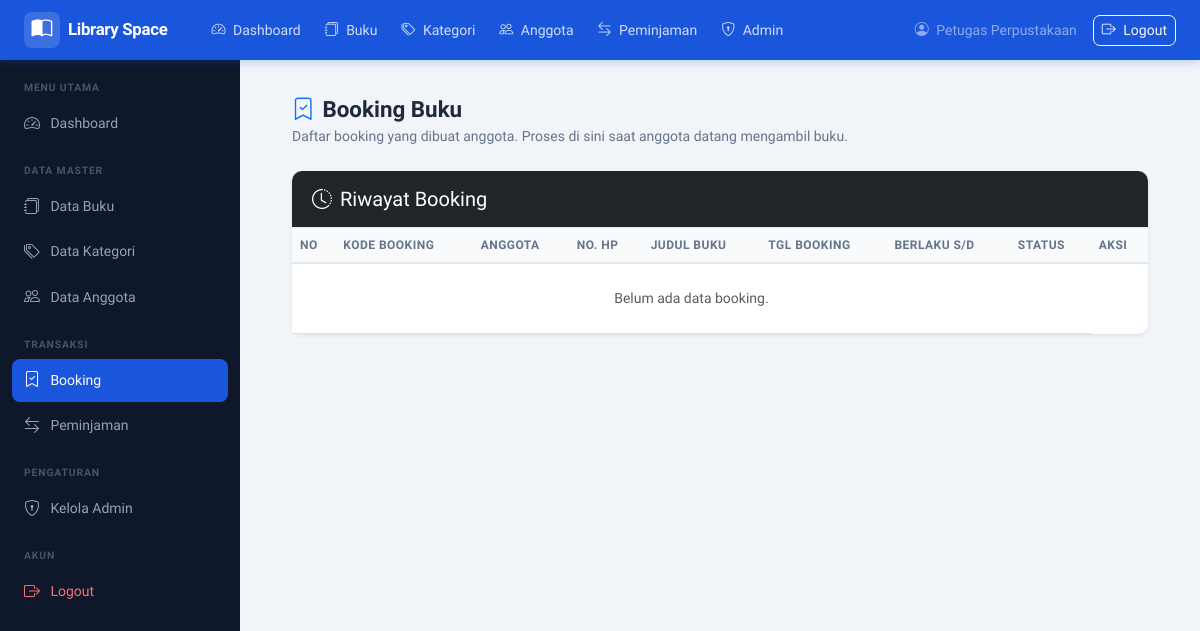
Page /pages/booking/index.php (signed in) on the earlier database version.
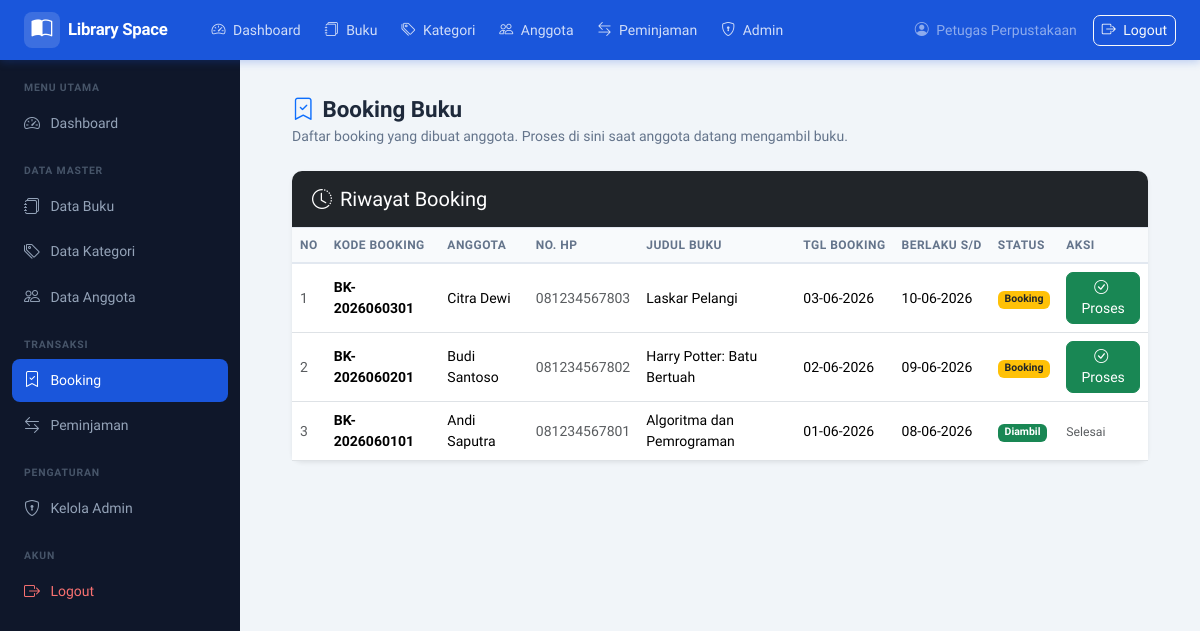
Same page on the later database version.
### tables this page shows
CREATE TABLE booking (
  id_booking       INT AUTO_INCREMENT PRIMARY KEY,
  kode_booking     VARCHAR(30) NOT NULL UNIQUE,
  id_anggota       INT         NOT NULL,
  id_buku          INT         NOT NULL,
  tanggal_booking  DATE        NOT NULL,
  tanggal_expired  DATE        NOT NULL,
  status           ENUM('Booking','Diambil','Dibatalkan') NOT NULL DEFAULT 'Booking',
  created_at       TIMESTAMP DEFAULT CURRENT_TIMESTAMP,
  CONSTRAINT fk_booking_anggota FOREIGN KEY (id_anggota)
    REFERENCES anggota(id_anggota)
    ON UPDATE CASCADE ON DELETE RESTRICT,
  CONSTRAINT fk_booking_buku FOREIGN KEY (id_buku)
    REFERENCES buku(id_buku)
    ON UPDATE CASCADE ON DELETE RESTRICT
);

CREATE TABLE anggota (
  id_anggota INT AUTO_INCREMENT PRIMARY KEY,
  nama       VARCHAR(100) NOT NULL,
  alamat     TEXT         NOT NULL,
  no_hp      VARCHAR(20)  NOT NULL UNIQUE,
  created_at TIMESTAMP DEFAULT CURRENT_TIMESTAMP
);

CREATE TABLE buku (
  id_buku     INT AUTO_INCREMENT PRIMARY KEY,
  judul       VARCHAR(200) NOT NULL,
  penulis     VARCHAR(100) NOT NULL,
  penerbit    VARCHAR(100) NOT NULL,
  tahun       YEAR         NOT NULL,
  stok        INT          NOT NULL DEFAULT 0,
  cover       VARCHAR(255) DEFAULT NULL,
  id_kategori INT          NOT NULL,
  created_at  TIMESTAMP DEFAULT CURRENT_TIMESTAMP,
  CONSTRAINT fk_buku_kategori FOREIGN KEY (id_kategori)
    REFERENCES kategori(id_kategori)
    ON UPDATE CASCADE ON DELETE RESTRICT
);

### pages/booking/index.php (the view, shortened to what this page needs)
<?php
require_once __DIR__ . '/../../config/koneksi.php';
$riwayat = mysqli_query($koneksi,
    "SELECT b.*, a.nama AS nama_anggota, a.no_hp, bk.judul AS judul_buku
     FROM booking b
     LEFT JOIN anggota a  ON b.id_anggota = a.id_anggota
     LEFT JOIN buku bk    ON b.id_buku    = bk.id_buku
     ORDER BY b.id_booking DESC LIMIT 20");
require_once __DIR__ . '/../../includes/header.php';
?>
<div class="d-flex">
  <?php require_once __DIR__ . '/../../includes/sidebar.php'; ?>
  <div class="main-wrapper flex-grow-1">
    <?php require_once __DIR__ . '/../../includes/navbar.php'; ?>
    <div class="pt-2 px-4">
      <div class="page-header mb-4">
        <h1><i class="bi bi-bookmark-check me-2 text-primary"></i>Booking Buku</h1>
        <p>Daftar booking yang dibuat anggota. Proses di sini saat anggota datang mengambil buku.</p>
      </div>
      <div class="card shadow-sm border-0">
        <div class="card-header bg-dark text-white">
          <h5 class="card-title mb-0"><i class="bi bi-clock-history me-2"></i>Riwayat Booking</h5>
        </div>
        <div class="card-body table-responsive p-0">
          <table class="table table-hover align-middle mb-0">
            <thead class="table-light">
              <tr>
                <th>No</th>
                <th>Kode Booking</th>
                <th>Anggota</th>
                <th>No. HP</th>
                <th>Judul Buku</th>
                <th>Tgl Booking</th>
                <th>Berlaku s/d</th>
                <th>Status</th>
                <th>Aksi</th>
              </tr>
            </thead>
            <tbody>
              <?php
              $no = 1;
              if ($riwayat && mysqli_num_rows($riwayat) > 0):
                while ($row = mysqli_fetch_assoc($riwayat)):
              ?>
              <tr>
                <td class="text-muted"><?= $no++ ?></td>
                <td><strong><?= htmlspecialchars($row['kode_booking']) ?></strong></td>
                <td><?= htmlspecialchars($row['nama_anggota']) ?></td>
                <td class="text-muted"><?= htmlspecialchars($row['no_hp']) ?></td>
                <td><?= htmlspecialchars($row['judul_buku']) ?></td>
                <td><?= date('d-m-Y', strtotime($row['tanggal_booking'])) ?></td>
                <td><?= date('d-m-Y', strtotime($row['tanggal_expired'])) ?></td>
                <td>
                  <?php
                  $badge = match($row['status']) {
                    'Booking'  => 'bg-warning text-dark',
                    'Diambil'  => 'bg-success',
                    'Batal'    => 'bg-danger',
                    default    => 'bg-secondary'
                  };
                  ?>
                  <span class="badge <?= $badge ?>"><?= $row['status'] ?></span>
                </td>
                <td>
                  <?php if ($row['status'] === 'Booking'): ?>
                    <button class="btn btn-sm btn-success"
                            onclick="konfirmasiProses('<?= $row['id_booking'] ?>', '<?= htmlspecialchars($row['kode_booking']) ?>', '<?= htmlspecialchars($row['nama_anggota']) ?>', '<?= htmlspecialchars($row['judul_buku']) ?>')">
                      <i class="bi bi-check-circle me-1"></i> Proses
                    </button>
                  <?php elseif ($row['status'] === 'Batal'): ?>
                    <span class="text-muted small">—</span>
                  <?php else: ?>
                    <span class="text-muted small">Selesai</span>
                  <?php endif; ?>
                </td>
              </tr>
              <?php
                endwhile;
              else:
              ?>
                <tr><td colspan="8" class="text-center text-muted py-4">Belum ada data booking.</td></tr>
              <?php endif; ?>
            </tbody>
          </table>
        </div>
      </div>
    </div>
  </div>
</div>
<?php require_once __DIR__ . '/../../includes/footer.php'; ?>

### includes/header.php (shortened to what this page needs)
<!DOCTYPE html>
<html lang="id">
<head>
  <link rel="stylesheet" href="https://cdn.jsdelivr.net/npm/bootstrap@5.3.2/dist/css/bootstrap.min.css">
  <link rel="stylesheet" href="https://cdn.jsdelivr.net/npm/bootstrap-icons@1.11.3/font/bootstrap-icons.min.css">
  <link rel="stylesheet" href="/web-perpustakaan/assets/css/style.css">
</head>
<body>

### includes/sidebar.php
<?php
$current = $_SERVER['REQUEST_URI'];
?>
<aside class="sidebar" id="sidebar">
  <nav class="sidebar-nav">
    <div class="sidebar-section-label">MENU UTAMA</div>
    <a href="/web-perpustakaan/pages/dashboard/"
      class="sidebar-link <?= strpos($current, '/dashboard') !== false ? 'active' : '' ?>">
      <i class="bi bi-speedometer2"></i>
      <span>Dashboard</span>
    </a>
    <div class="sidebar-section-label mt-3">DATA MASTER</div>
    <a href="/web-perpustakaan/pages/buku/"
      class="sidebar-link <?= strpos($current, '/buku') !== false ? 'active' : '' ?>">
      <i class="bi bi-journals"></i>
      <span>Data Buku</span>
    </a>
    <a href="/web-perpustakaan/pages/kategori/"
   class="sidebar-link <?= strpos($current, '/kategori') !== false ? 'active' : '' ?>">
  <i class="bi bi-tags"></i>
  <span>Data Kategori</span>
</a>
    <a href="/web-perpustakaan/pages/anggota/"
      class="sidebar-link <?= strpos($current, '/anggota') !== false ? 'active' : '' ?>">
      <i class="bi bi-people"></i>
      <span>Data Anggota</span>
    </a>
    <div class="sidebar-section-label mt-3">TRANSAKSI</div>
    <a href="/web-perpustakaan/pages/booking/"
      class="sidebar-link <?= strpos($current, '/booking') !== false ? 'active' : '' ?>">
      <i class="bi bi-bookmark-check"></i>
      <span>Booking</span>
    </a>
    <a href="/web-perpustakaan/pages/peminjaman/"
      class="sidebar-link <?= strpos($current, '/peminjaman') !== false ? 'active' : '' ?>">
      <i class="bi bi-arrow-left-right"></i>
      <span>Peminjaman</span>
    </a>
    <div class="sidebar-section-label mt-3">PENGATURAN</div>
    <a href="/web-perpustakaan/pages/admin/"
      class="sidebar-link <?= strpos($current, '/admin') !== false ? 'active' : '' ?>">
      <i class="bi bi-shield-lock"></i>
      <span>Kelola Admin</span>
    </a>
    <div class="sidebar-section-label mt-3">AKUN</div>
    <a href="/web-perpustakaan/logout.php" class="sidebar-link text-danger-soft">
      <i class="bi bi-box-arrow-right"></i>
      <span>Logout</span>
    </a>
  </nav>
</aside>

### includes/navbar.php (shortened to what this page needs)
<nav class="navbar navbar-expand-lg navbar-dark" id="mainNavbar">
  <div class="container-fluid px-4">
    <a class="navbar-brand d-flex align-items-center gap-2" href="/web-perpustakaan/pages/dashboard/">
      <span class="brand-icon"><i class="bi bi-book-half"></i></span>
      <span class="brand-name">Library Space</span>
    </a>
    <div class="collapse navbar-collapse" id="navMenu">
      <ul class="navbar-nav me-auto mb-2 mb-lg-0 ms-3">
        <li class="nav-item">
          <a class="nav-link <?= (strpos($_SERVER['REQUEST_URI'], '/dashboard') !== false) ? 'active' : '' ?>"
             href="/web-perpustakaan/pages/dashboard/">
            <i class="bi bi-speedometer2 me-1"></i> Dashboard
          </a>
        </li>
        <li class="nav-item">
          <a class="nav-link <?= (strpos($_SERVER['REQUEST_URI'], '/buku') !== false) ? 'active' : '' ?>"
             href="/web-perpustakaan/pages/buku/">
            <i class="bi bi-journals me-1"></i> Buku
          </a>
        </li>
        <li class="nav-item">
  <a class="nav-link <?= (strpos($_SERVER['REQUEST_URI'], '/kategori') !== false) ? 'active' : '' ?>"
     href="/web-perpustakaan/pages/kategori/">
    <i class="bi bi-tags me-1"></i> Kategori
  </a>
</li>
        <li class="nav-item">
          <a class="nav-link <?= (strpos($_SERVER['REQUEST_URI'], '/anggota') !== false) ? 'active' : '' ?>"
             href="/web-perpustakaan/pages/anggota/">
            <i class="bi bi-people me-1"></i> Anggota
          </a>
        </li>
        <li class="nav-item">
          <a class="nav-link <?= (strpos($_SERVER['REQUEST_URI'], '/peminjaman') !== false) ? 'active' : '' ?>"
             href="/web-perpustakaan/pages/peminjaman/">
            <i class="bi bi-arrow-left-right me-1"></i> Peminjaman
          </a>
        </li>
                <li class="nav-item">
          <a class="nav-link <?= (strpos($_SERVER['REQUEST_URI'], '/admin') !== false) ? 'active' : '' ?>"
             href="/web-perpustakaan/pages/admin/">
            <i class="bi bi-shield-lock me-1"></i> Admin
          </a>
        </li>
      </ul>
      <div class="d-flex align-items-center gap-3">
        <span class="text-white-50 small">
          <i class="bi bi-person-circle me-1"></i>
          <?= htmlspecialchars($_SESSION['nama'] ?? 'Admin') ?>
        </span>
        <a href="/web-perpustakaan/logout.php" class="btn btn-sm btn-outline-light">
          <i class="bi bi-box-arrow-right me-1"></i> Logout
        </a>
      </div>
    </div>
  </div>
</nav>

### includes/footer.php (shortened to what this page needs)
</body>
</html>

### assets/css/style.css (style rules this page uses)
:root { --primary: #1a56db; --primary-dark: #1343af; --primary-light: #e8effe; --sidebar-bg: #0f172a; --sidebar-w: 240px; --navbar-h: 60px; --text-main: #1e293b; --text-muted: #64748b; --border: #e2e8f0; --bg-page: #f1f5f9; --white: #ffffff; --success: #16a34a; --danger: #dc2626; --warning: #d97706; --radius: 10px; --shadow-sm: 0 1px 3px rgba(0,0,0,.08); --shadow-md: 0 4px 12px rgba(0,0,0,.10); }
*, *::before, *::after { box-sizing: border-box; }
body { font-family: 'Plus Jakarta Sans', sans-serif; background: var(--bg-page); color: var(--text-main); margin: 0; padding: 0; }
#mainNavbar { background: var(--primary); height: var(--navbar-h); position: fixed; top: 0; left: 0; right: 0; z-index: 1030; box-shadow: 0 2px 8px rgba(26,86,219,.25); }
.brand-icon { font-size: 1.3rem; background: rgba(255,255,255,.15); border-radius: 8px; width: 36px; height: 36px; display: flex; align-items: center; justify-content: center; }
.brand-name { font-weight: 700; font-size: 1.05rem; letter-spacing: -.3px; }
#mainNavbar .nav-link { color: rgba(255,255,255,.8) !important; font-size: .875rem; font-weight: 500; padding: .4rem .75rem; border-radius: 6px; transition: background .2s, color .2s; }
.sidebar { position: fixed; top: var(--navbar-h); left: 0; bottom: 0; width: var(--sidebar-w); background: var(--sidebar-bg); overflow-y: auto; z-index: 1020; padding: 1.25rem .75rem; }
.sidebar-nav { display: flex; flex-direction: column; }
.sidebar-section-label { font-size: .65rem; font-weight: 700; color: #475569; letter-spacing: .08em; padding: 0 .75rem .4rem; }
.sidebar-link { display: flex; align-items: center; gap: .65rem; padding: .6rem .75rem; border-radius: 8px; color: #94a3b8; text-decoration: none; font-size: .875rem; font-weight: 500; transition: background .2s, color .2s; margin-bottom: 2px; }
.sidebar-link i { font-size: 1rem; flex-shrink: 0; }
.sidebar-link.active { background: var(--primary); color: #fff; }
.sidebar-link.text-danger-soft { color: #f87171; }
.main-wrapper { margin-left: var(--sidebar-w); margin-top: var(--navbar-h); min-height: calc(100vh - var(--navbar-h)); padding: 1.75rem; }
.page-header { margin-bottom: 1.5rem; }
.page-header h1 { font-size: 1.4rem; font-weight: 700; color: var(--text-main); margin: 0 0 .2rem; }
.page-header p { color: var(--text-muted); margin: 0; font-size: .875rem; }
.card { border: 1px solid var(--border); border-radius: var(--radius); box-shadow: var(--shadow-sm); }
.card-header { background: var(--white); border-bottom: 1px solid var(--border); font-weight: 600; font-size: .925rem; padding: 1rem 1.25rem; border-radius: var(--radius) var(--radius) 0 0 !important; }
.table { font-size: .875rem; margin: 0; }
.table thead th { background: #f8fafc; color: var(--text-muted); font-size: .75rem; font-weight: 600; text-transform: uppercase; letter-spacing: .04em; border-bottom: 2px solid var(--border); white-space: nowrap; }
.btn { font-size: .875rem; font-weight: 500; border-radius: 7px; }

Differences in the rows shown:
added booking: kode_booking "BK-2026060301", id_anggota.nama "Citra Dewi", id_anggota.no_hp "081234567803", id_buku.judul "Laskar Pelangi", tanggal_booking "03-06-2026", tanggal_expired "10-06-2026", status "Booking"
added booking: kode_booking "BK-2026060201", id_anggota.nama "Budi Santoso", id_anggota.no_hp "081234567802", id_buku.judul "Harry Potter: Batu Bertuah", tanggal_booking "02-06-2026", tanggal_expired "09-06-2026", status "Booking"
added booking: kode_booking "BK-2026060101", id_anggota.nama "Andi Saputra", id_anggota.no_hp "081234567801", id_buku.judul "Algoritma dan Pemrograman", tanggal_booking "01-06-2026", tanggal_expired "08-06-2026", status "Diambil", shows "Selesai"
Other differences:
text no longer shown: "Belum ada data booking."
